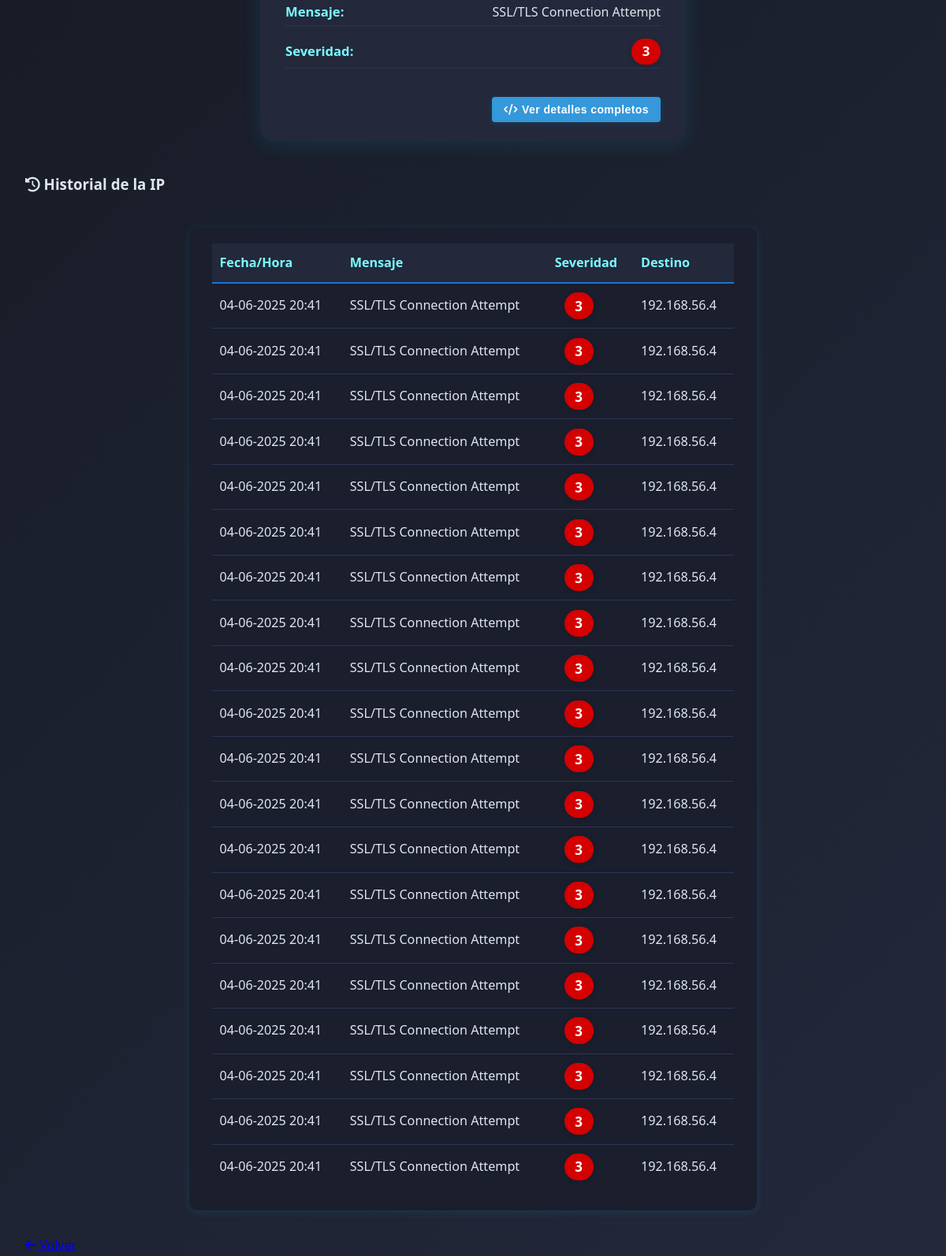
Page /web-interface/alert-details.php?id=20 (lower part) on the earlier database version.
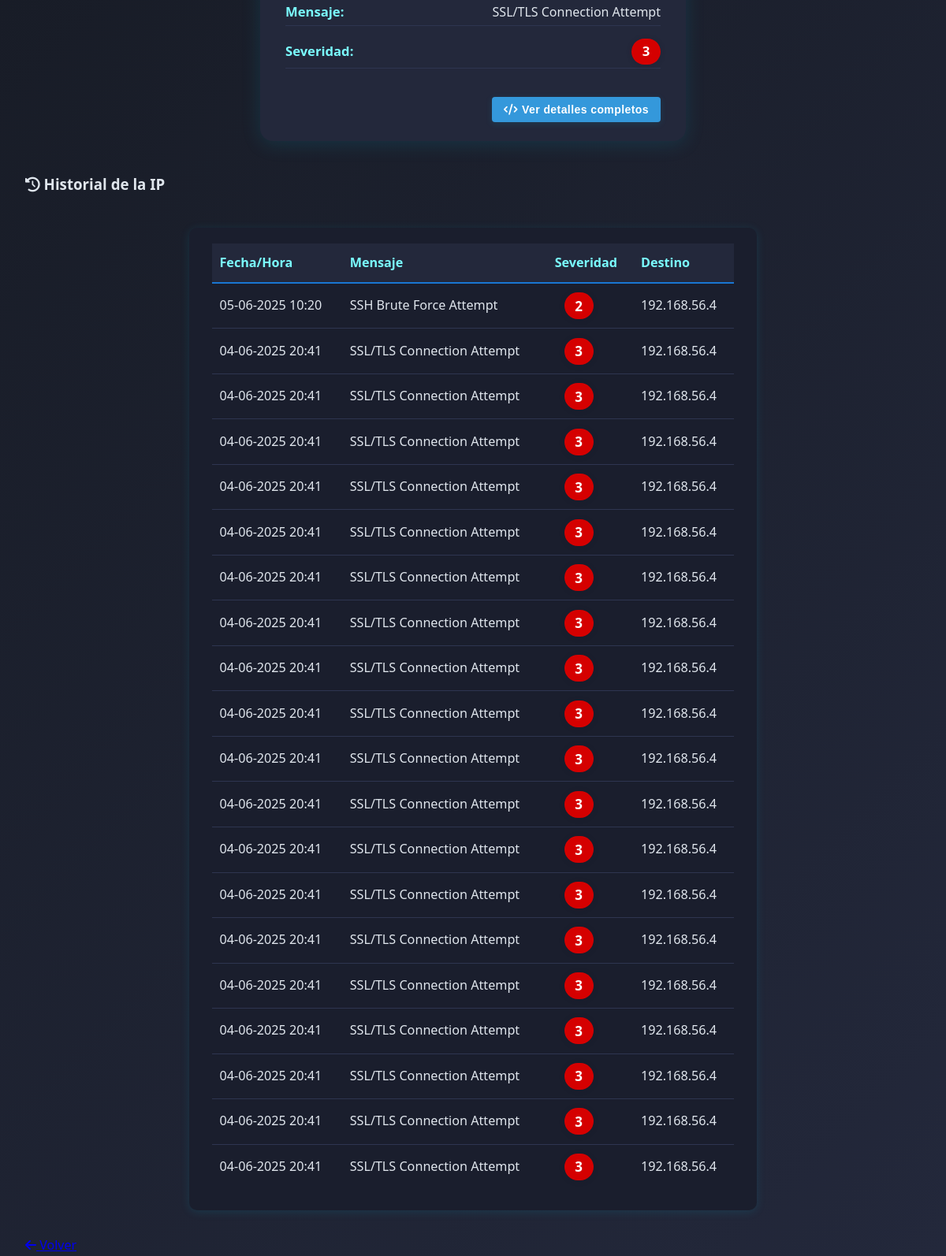
Same page on the later database version.
### tables this page shows
CREATE TABLE alerts (
        id INTEGER PRIMARY KEY AUTOINCREMENT,
        timestamp TEXT,
        source_ip TEXT,
        destination_ip TEXT,
        alert_message TEXT,
        severity INTEGER,
        protocol TEXT,
        action_taken TEXT,
        raw_data TEXT
    );

### web-interface/alert-details.php (the view, shortened to what this page needs)
<?php
$id = intval($_GET['id']);
$db = new SQLite3('/var/www/html/database/alerts.db');
$stmt = $db->prepare('SELECT * FROM alerts WHERE id = :id');
$stmt->bindValue(':id', $id, SQLITE3_INTEGER);
$result = $stmt->execute();
$alert = $result->fetchArray(SQLITE3_ASSOC);
$source_ip = $alert['source_ip'];
$history = [];
if ($source_ip) {
    $hist_stmt = $db->prepare('SELECT * FROM alerts WHERE source_ip = :source_ip ORDER BY timestamp DESC LIMIT 20');
    $hist_stmt->bindValue(':source_ip', $source_ip, SQLITE3_TEXT);
    $hist_result = $hist_stmt->execute();
    while ($row = $hist_result->fetchArray(SQLITE3_ASSOC)) {
        $history[] = $row;
    }
}
?>
<!DOCTYPE html>
<html lang="es">
<head>
    <link rel="stylesheet" href="css/style.css">
    <link rel="stylesheet" href="https://cdnjs.cloudflare.com/ajax/libs/font-awesome/6.4.0/css/all.min.css">
</head>
<body>
    <div class="container">
        <main>
            <section class="alert-card">
                <div class="alert-card-body">
                    <div class="alert-detail-row"><span class="alert-detail-label">Mensaje:</span><span><?= htmlspecialchars($alert['alert_message']) ?></span></div>
                    <div class="alert-detail-row"><span class="alert-detail-label">Severidad:</span><span class="severity-badge severity-<?= (int)$alert['severity'] ?>"><?= htmlspecialchars($alert['severity']) ?></span></div>
                    <div class="alert-actions">
                        <button id="showJsonBtn" class="action-btn primary">
                            <i class="fas fa-code"></i> Ver detalles completos
                        </button>
                    </div>
                </div>
            </section>
            <h3><i class="fas fa-history"></i> Historial de la IP</h3>
            <section class="alert-history-box">
                <table class="alert-history-table">
                    <thead>
                        <tr>
                            <th>Fecha/Hora</th>
                            <th>Mensaje</th>
                            <th>Severidad</th>
                            <th>Destino</th>
                        </tr>
                    </thead>
                    <tbody>
                    <?php foreach ($history as $h): ?>
                        <tr>
                            <td><?php
    $date = new DateTime($h['timestamp'], new DateTimeZone('UTC'));
    $date->setTimezone(new DateTimeZone('Europe/Madrid'));
    echo $date->format('d-m-Y H:i');
?></td>
                            <td><?= htmlspecialchars($h['alert_message']) ?></td>
                            <td><span class="severity-badge severity-<?= (int)$h['severity'] ?>"><?= htmlspecialchars($h['severity']) ?></span></td>
                            <td><?= htmlspecialchars($h['destination_ip']) ?><?= !empty($h['dest_port']) ? ':' . htmlspecialchars($h['dest_port']) : '' ?></td>
                        </tr>
                    <?php endforeach; ?>
                    </tbody>
                </table>
            </section>
            <a href="index.php" class="btn"><i class="fas fa-arrow-left"></i> Volver</a>
        </main>
    </div>
</body>
</html>

### web-interface/css/style.css (style rules this page uses)
:root { --primary-color: #00b4d8; --secondary-color: #1b263b; --background-color: #1a1f2e; --card-bg: #23283b; --border-color: #273043; --text-color: #e0e6ed; --text-light: #bfc9da; --shadow-sm: 0 2px 8px rgba(0,0,0,0.10); --shadow-md: 0 4px 24px rgba(0,0,0,0.13); --shadow-lg: 0 8px 32px rgba(0,0,0,0.18); --radius-sm: 8px; --radius-md: 10px; --radius-lg: 16px; --success-color: #43e97b; --danger-color: #ff4d6d; --warning-color: #ffd166; --info-color: #00b4d8; --accent-red: #ff4d6d; --accent-yellow: #ffd166; --accent-green: #43e97b; }
* { margin: 0; padding: 0; box-sizing: border-box; }
body { font-family: 'Arial', sans-serif; background: var(--background-color); color: var(--text-color); line-height: 1.6; }
.container { max-width: 1200px; margin: 0 auto; padding: 0 20px; }
:root { --primary-color: #1b263b; --primary-dark: #0d1b2a; --primary-light: #415a77; --secondary-color: #778da9; --secondary-light: #e0e6ed; --accent-blue: #00b4d8; --accent-green: #43e97b; --background-color: #161a23; --card-bg: #23283b; --border-color: #273043; --shadow-sm: 0 2px 8px rgba(0,0,0,0.10); --shadow-md: 0 4px 24px rgba(0,0,0,0.13); --shadow-lg: 0 8px 32px rgba(0,0,0,0.18); --radius-md: 10px; --radius-lg: 16px; --success-color: #43e97b; --danger-color: #ff4d6d; --warning-color: #ffd166; --info-color: #00b4d8; --text-color: #e0e6ed; --text-light: #bfc9da; }
html { box-sizing: border-box; }
*, *:before, *:after { box-sizing: inherit; }
body { font-family: 'Segoe UI', 'Roboto', 'Montserrat', Arial, sans-serif; line-height: 1.6; color: var(--text-color); background: linear-gradient(135deg, #161a23 0%, #23283b 100%); width: 100%; min-height: 100vh; margin: 0; padding: 0; overflow-x: hidden; }
* { margin: 0; padding: 0; }
.container { width: 100%; max-width: 100vw; margin: 0 auto; padding: 0 2rem; box-sizing: border-box; }
tr:last-child td { border-bottom: none; }
.action-btn, .filter-button, .details-button, .block-button { background: var(--accent-blue); color: #fff; border: none; border-radius: var(--radius-md); padding: 0.6rem 1.3rem; cursor: pointer; font-size: 1rem; font-weight: 600; letter-spacing: 0.03em; transition: background 0.18s, box-shadow 0.18s; box-shadow: 0 2px 8px #00b4d822; }
.alert-card { background: #23283b; border-radius: var(--radius-lg); box-shadow: 0 4px 24px #00b4d825; margin: 2rem 0 2.5rem 0; padding: 0; overflow: hidden; max-width: 540px; margin-left: auto; margin-right: auto; }
.alert-card-body { padding: 1.3rem 2rem 1.5rem 2rem; display: flex; flex-direction: column; gap: 0.7rem; }
.alert-detail-row { display: flex; justify-content: space-between; align-items: center; margin-bottom: 0.3rem; padding-bottom: 0.2rem; border-bottom: 1px solid #2e3550; }
.alert-detail-label { color: #7afcff; font-weight: 600; font-size: 1.04rem; min-width: 120px; }
.severity-badge { display: inline-block; min-width: 2.2em; text-align: center; padding: 0.2em 0.7em; border-radius: 1.2em; font-weight: 700; font-size: 1.05em; margin-left: 0.7em; box-shadow: 0 1px 6px #151c2b44; color: #fff; }
.severity-badge.severity-2, .severity-badge.severity-3, .severity-badge.severity-4 { background: #d50000; }
.alert-history-box { margin: 2.5rem auto 2rem auto; max-width: 720px; background: #1a1e2d; border-radius: var(--radius-md); box-shadow: 0 2px 12px #00b4d825; padding: 1.3rem 1.8rem 1.7rem 1.8rem; }
.alert-history-table { width: 100%; border-collapse: collapse; font-size: 1.01rem; }
.alert-history-table th, .alert-history-table td { padding: 0.7em 0.6em; text-align: left; }
.alert-history-table th { background: #23283b; color: #7afcff; font-weight: 700; border-bottom: 2px solid #1976d2; }
.alert-history-table td { border-bottom: 1px solid #2e3550; }

### web-interface/alert-details.php (style rules this page uses)
.action-btn { padding: 8px 15px; border: none; border-radius: 4px; cursor: pointer; font-size: 14px; display: inline-flex; align-items: center; gap: 5px; transition: background-color 0.2s; }
.action-btn.primary { background-color: #3498db; color: white; }
.alert-actions { margin-top: 20px; display: flex; gap: 10px; justify-content: flex-end; }

Differences in the rows shown:
no longer on this page (row unchanged): alerts: timestamp "04-06-2025 20:41", alert_message "SSL/TLS Connection Attempt", severity "3", destination_ip "192.168.56.4"
added alerts: timestamp "05-06-2025 10:20", alert_message "SSH Brute Force Attempt", severity "2", destination_ip "192.168.56.4"
